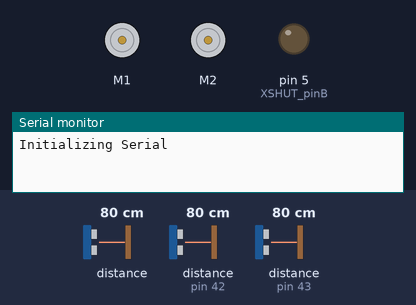
A sketch run on a simulated Arduino Uno, built with avr-gcc and run on an emulated ATmega328P. On the bench: 2 × DC motor (green arrow = forward, orange = backward, longer = faster), output pins drawn as LEDs (lit = HIGH), the last lines printed to the serial monitor. The inputs (shaded band) are chosen by the test bench; at power-on: distance to the obstacle 80 cm, distance to the obstacle (sensors on pin 42, pin 43) 80 cm.

Above: at 0.1 s.
At 2.2 s:
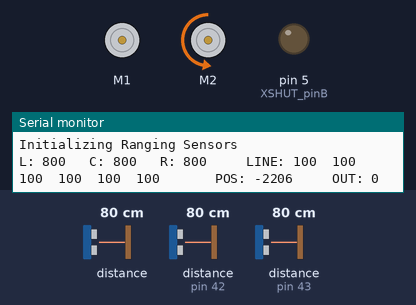
Timing chart, 0 to 3.7 s (numbered marks = the images above):
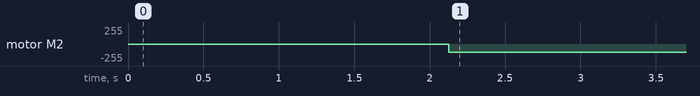

Measured:
- by itself, motor M2: stopped → backward 127/255 at 2.1 s

The sketch:

LETSFUCKINGGOOOOO.ino
```cpp
#include <VL53L0X.h>
/* This example shows how to use continuous mode to take
  range measurements with the VL53L0X. It is based on
  vl53l0x_ContinuousRanging_Example.c from the VL53L0X API.

  The range readings are in units of mm. */

#include <Wire.h>
#include <DRV8835MotorShield.h>
#include <QTRSensors.h>
#include <SPI.h>
//#include "nRF24L01.h"
//#include "RF24.h"

// Distance Sensors
#define XSHUT_pinA 6
#define XSHUT_pinB 5
#define sensorA_newAddress 42
#define sensorB_newAddress 43
VL53L0X sensorA, sensorB, sensorC;

// Line Sensors
#define NUM_SENSORS   6     // number of line sensors used
#define TIMEOUT       2500  // waits for 2500 microseconds for sensor outputs to go low
#define EMITTER_PIN   QTR_NO_EMITTER_PIN     // emitter is controlled by digital pin 2, jk not
#define THRESHOLD     1000   // line sensor threshold
QTRSensorsRC qtrrc((unsigned char[]) {
  32, 30, 28, 26, 24, 22
},
NUM_SENSORS, TIMEOUT, EMITTER_PIN);
unsigned int sensorValues[NUM_SENSORS];


// nRF
#define nrf_CE 4
#define nrf_CSN 3


// Motor driver
DRV8835MotorShield motors;
// uses pins 10, 9, 8, 7


// Microphone and IR sensors
#define MIC_PIN
#define IRL_PIN
#define IRR_PIN
#define IRC_PIN

// global variables
int distLeft, distRight, distCenter, pos;
int leftSpeed, rightSpeed, lastPos, integral, power_difference;

char state, numonline, go;


void setup()
{
  Wire.begin();

  pinMode(XSHUT_pinA, OUTPUT);
  digitalWrite(XSHUT_pinA, LOW);
  pinMode(XSHUT_pinB, OUTPUT);
  digitalWrite(XSHUT_pinB, LOW);
  Serial.println("output mode");
  //
  sensorA.setAddress(sensorA_newAddress);
  pinMode(XSHUT_pinA, INPUT);
  delay(10);
  sensorB.setAddress(sensorB_newAddress);
  pinMode(XSHUT_pinB, INPUT);
  delay(10);

  Serial.begin(115200);
  Serial.println("Initializing Serial");
  // wait 2 seconds
  delay(2000);

  Serial.println ("here");
  Serial.println("test");
  sensorA.init();
  Serial.println("test2");
  Serial.println (sensorA.init());
  Serial.println (sensorB.init());
  Serial.println (sensorC.init());
  Serial.println("Init rangesensor");


  sensorA.setTimeout(500);
  sensorB.setTimeout(500);
  sensorC.setTimeout(500);

  sensorA.startContinuous();
  sensorB.startContinuous();
  sensorC.startContinuous();
  Serial.println("Initializing Ranging Sensors");

  // Motors
  motors.flipM1(true);
  motors.flipM2(true);
  // use motors with motors.setSpeeds(rightSpeed, leftSpeed);
}


void loop()
{
  // read line sensors
  qtrrc.read(sensorValues);
  unsigned char i, on_line = 0;
  unsigned long avg; // this is for the weighted total, which is long
  // before division
  unsigned int sum; // this is for the denominator which is <= 64000

  numonline = 0;
  for (i = 0; i < NUM_SENSORS; i++) {
    int value = sensorValues[i];
    // keep track of whether we see the line at all
    if (value > 1000) {
      on_line = 1;
      numonline++;
    }

    // only average in values that are above a noise threshold
    if (value > 50) {
      avg += (long)(value) * (i * 2500);
      sum += value;
    }
  }
  //  if (!on_line)
  //  {
  //    // If it last read to the left of center, return 0.
  //    if (_lastValue < (NUM_SENSORS - 1) * 1000 / 2)
  //      return 0;
  //
  //    // If it last read to the right of center, return the max.
  //    else
  //      return (NUM_SENSORS - 1) * 1000;
  //  }

  // calculate position
  pos = .4 * avg / sum - 2500;

  //  // calc PIDs
  //  int derivative = pos - lastPos;
  //  integral = constrain(integral + pos, -50, 50);
  //  lastPos = pos;
  //
  //  int power_difference = pos / 20 ; // + integral / 10000 + derivative * 1.5;
  //
  //  const int max = 200;
  //  if (power_difference > max)
  //    power_difference = max;
  //  if (power_difference < -max)
  //    power_difference = -max;
  //
  //  if (power_difference < 0) {
  //    //motors.setSpeeds(max + power_difference, max);
  //  }  else {
  //    //motors.setSpeeds(max, max - power_difference);
  //  }

  // read distance sensors
  distLeft = sensorB.readRangeContinuousMillimeters();
  distRight = sensorA.readRangeContinuousMillimeters();
  distCenter = sensorC.readRangeContinuousMillimeters();

  debug();

  if (go < 2) {

    // calc PIDs
    int derivative = pos - lastPos;
    integral = constrain(integral + pos, -50, 50);
    lastPos = pos;

    power_difference = pos / 10 + integral / 10000 + derivative * 1.5;

    const int max = 200;
    if (power_difference > max)
      power_difference = max;
    if (power_difference < -max)
      power_difference = -max;
    if (numonline == 6) {
      go++;
    }
    else if (power_difference < 0) {
      motors.setSpeeds(max + power_difference, max);
    }  else {
      motors.setSpeeds(max, max - power_difference);
    }
  } else{
      motors.setSpeeds(0, 0);
  }

  //  // state machine logic
  //  switch (state) {
  //    case 0:
  //      // waiting for mic tone to start mapping
  //      if (0) {
  //        state++;
  //      }
  //      break;
  //    case 1:
  //      // mapping
  //
  //      break;
  //
  //  }
}


// DRIVE FORWARD ONE SQUARE
void forwardOne() {

  // calc PIDs
  int derivative = pos - lastPos;
  integral = constrain(integral + pos, -50, 50);
  lastPos = pos;

  power_difference = pos / 10 + integral / 10000 + derivative * 1.5;

  const int max = 100;
  if (power_difference > max)
    power_difference = max;
  if (power_difference < -max)
    power_difference = -max;
  if (numonline == 6) {
    motors.setSpeeds(0, 0);
    go++;
  }
  else if (power_difference < 0) {
    motors.setSpeeds(max + power_difference, max);
  }  else {
    motors.setSpeeds(max, max - power_difference);
  }
}

// DEUGGING PRINT STATEMENTS
void debug() {
  Serial.print("L: ");
  Serial.print(distLeft);
  Serial.print("\t C: ");
  Serial.print(distCenter);
  Serial.print("\t R: ");
  Serial.print(distRight);
  Serial.print("\t   LINE: ");
  for (char i = 5; i >= 0; i--) {
    Serial.print(sensorValues[i]);
    Serial.print("  ");
  }
  Serial.print("\t   POS: ");
  Serial.print(pos);
  Serial.print("\t   OUT: ");
  Serial.print(power_difference);
  Serial.println();
}
```
